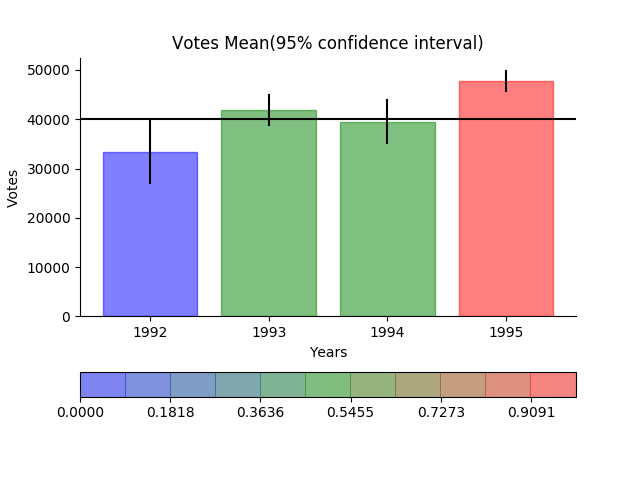

Here is the Python script that generated this plot:
"""
Assignment 3 - Building a Custom Visualization
In this assignment you must choose one of the options presented below and submit a visual as well as your source code for peer grading. The details of how you solve the assignment are up to you, although your assignment must use matplotlib so that your peers can evaluate your work. The options differ in challenge level, but there are no grades associated with the challenge level you chose. However, your peers will be asked to ensure you at least met a minimum quality for a given technique in order to pass. Implement the technique fully (or exceed it!) and you should be able to earn full grades for the assignment.

      Ferreira, N., Fisher, D., & Konig, A. C. (2014, April). Sample-oriented task-driven visualizations: allowing users to make better, more confident decisions.       In Proceedings of the SIGCHI Conference on Human Factors in Computing Systems (pp. 571-580). ACM. (video)

In this paper the authors describe the challenges users face when trying to make judgements about probabilistic data generated through samples. As an example, they look at a bar chart of four years of data (replicated below in Figure 1). Each year has a y-axis value, which is derived from a sample of a larger dataset. For instance, the first value might be the number votes in a given district or riding for 1992, with the average being around 33,000. On top of this is plotted the 95% confidence interval for the mean (see the boxplot lectures for more information, and the yerr parameter of barcharts).

Figure 1 from (Ferreira et al, 2014)

A challenge that users face is that, for a given y-axis value (e.g. 42,000), it is difficult to know which x-axis values are most likely to be representative, because the confidence levels overlap and their distributions are different (the lengths of the confidence interval bars are unequal). One of the solutions the authors propose for this problem (Figure 2c) is to allow users to indicate the y-axis value of interest (e.g. 42,000) and then draw a horizontal line and color bars based on this value. So bars might be colored red if they are definitely above this value (given the confidence interval), blue if they are definitely below this value, or white if they contain this value.

Figure 2c from (Ferreira et al. 2014). Note that the colorbar legend at the bottom as well as the arrows are not required in the assignment descriptions below.

Easiest option: Implement the bar coloring as described above - a color scale with only three colors, (e.g. blue, white, and red). Assume the user provides the y axis value of interest as a parameter or variable.

Harder option: Implement the bar coloring as described in the paper, where the color of the bar is actually based on the amount of data covered (e.g. a gradient ranging from dark blue for the distribution being certainly below this y-axis, to white if the value is certainly contained, to dark red if the value is certainly not contained as the distribution is above the axis).

Even Harder option: Add interactivity to the above, which allows the user to click on the y axis to set the value of interest. The bar colors should change with respect to what value the user has selected.

Hardest option: Allow the user to interactively set a range of y values they are interested in, and recolor based on this (e.g. a y-axis band, see the paper for more details).
"""

# pip3 install mplleaflet
from matplotlib import cm
import mpl_toolkits.axes_grid1.inset_locator as mpl_il
import pandas as pd
import mplleaflet
from matplotlib.artist import Artist
from matplotlib.figure import Figure
from matplotlib.backends.backend_agg import FigureCanvasAgg
import matplotlib.pyplot as plt
import matplotlib as mpl
import numpy as np

# 표준 분포 생성시 시드
# 고정된 시드를 사용해 항상 같은 랜덤값이 나오도록 의도했음.
np.random.seed(12345)

# 표준분포 생성
# np.random.normal(loc=32000 mean=분포의 중간값,
#  scale=200000 분포의 범위,
#  size=3650 데이터 개수)
# print(np.random.normal(32000, 200000, 3650))
# [ -8941.53189694 127788.66761151 -71887.74301135 ... -67319.76648853 113377.29934233  -4494.87853753]
df = pd.DataFrame([np.random.normal(32000, 200000, 3650),
                   np.random.normal(43000, 100000, 3650),
                   np.random.normal(43500, 140000, 3650),
                   np.random.normal(48000, 70000, 3650)],
                  index=[1992, 1993, 1994, 1995])


print(df)
# 1992 ~1995년도(df.columns) 기준으로 변경
df = df.transpose()
print(df)

plt.figure()
# xticks(데이터인덱스리스트, 데이터값리스트, 옵션들...)
plt.xticks(range(len(df.columns)), df.columns)
plt.ylabel('Votes')
plt.xlabel('Years')
# confidence interval : 신뢰 구간
plt.title('Votes Mean(95% confidence interval)')

# y 축 95% 신뢰도 구간
# 1.96 => 95% 신뢰도, 2.25 => 99% 신뢰도
yerr = 1.96*(df.std()/np.sqrt(3650))
print(yerr)

# y=40000 임의 값을 기준으로 삼는다.
sampleY = 40000
# y=값 위치에 수평선 추가
# 참고 https://matplotlib.org/3.1.1/api/_as_gen/matplotlib.axes.Axes.axhline.html
plt.axhline(y=sampleY, color='black')

# 1992~1995년도를 막대 그래프 표시
bars = plt.bar(range(len(df.columns)), df.mean(),
               yerr=yerr, align='center', alpha=0.5)

# 컬러값 참고 https://matplotlib.org/examples/color/named_colors.html
# 1992~1995 bars 에 대해
for i, bar in enumerate(bars):
    # 오차범위가 sampleY 보다 작으면 blue bar 로 표시
    if (bar.get_height() + yerr.iloc[i] < sampleY):
        bar.set_color('blue')
    # 오차범위가 sampleY 보다 크면 red bar 로 표시
    elif (bar.get_height() - yerr.iloc[i] > sampleY):
        bar.set_color('red')
    # 오차범위내에서 sampleY 있으면 green bar 로 표시
    elif (bar.get_height() - yerr.iloc[i] < sampleY < bar.get_height() + yerr.iloc[i]):
        bar.set_color('green')

ax = plt.gca()
# ink junk(데이터 필요에 불편한 잉크들) 제거하기 위해서 위쪽, 오른쪽 테두리를 제거
ax.spines['top'].set_visible(False)
ax.spines['right'].set_visible(False)


# 컬러맵 설정
# https://matplotlib.org/3.1.1/api/_as_gen/matplotlib.colors.LinearSegmentedColormap.html#matplotlib.colors.LinearSegmentedColormap.from_list
lscm = mpl.colors.LinearSegmentedColormap.from_list(
    "cm", ["blue", "green", "red"])
# 스칼라데이터(리스트같은)를 RGBA 로 매핑하기 위한 오브젝트 생성
# https://matplotlib.org/3.1.1/api/cm_api.html#matplotlib.cm.ScalarMappable
sm = mpl.cm.ScalarMappable(cmap=lscm)
# 
sm.set_array([])
# 컬러맵으로 컬러바 범주(0~1 사이 값 12개)표시
plt.colorbar(sm, orientation="horizontal", alpha=0.5, boundaries=np.linspace(0, 1, 12))

plt.show()
# plt.savefig("assignment3.png")